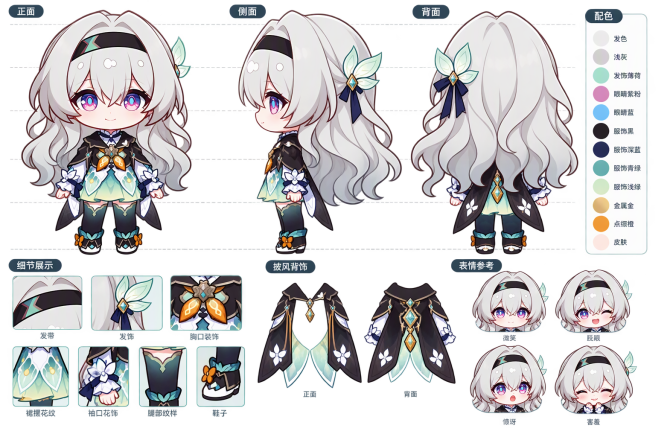
#> input picture character/reference.png, 1311 x 874 px, found by its file name (shown at 1/2 size)
$ python probe_feet.py
#> lines starting #> are read from the running program, lines starting #| are printed output that depends on the picture; after the words box and inside, x2 and y2 are one past the last pixel; in counts of white or black regions, pixels touching at a corner belong together
# -*- coding: utf-8 -*-
"""probe_feet.py —— 确认三立绘的真实底边（y 400 以下是否还有脚/地面），并定位正面立绘的精确 bbox。"""
import sys
import numpy as np
from PIL import Image
from scipy.ndimage import label

sys.stdout.reconfigure(encoding="utf-8")

SRC = r"D:\wd\deepseek-harness\default-workspace\dsh-pet-custom\character\reference.png"
a = np.asarray(Image.open(SRC).convert("RGBA")).astype(int)
rgb = a[:, :, :3]
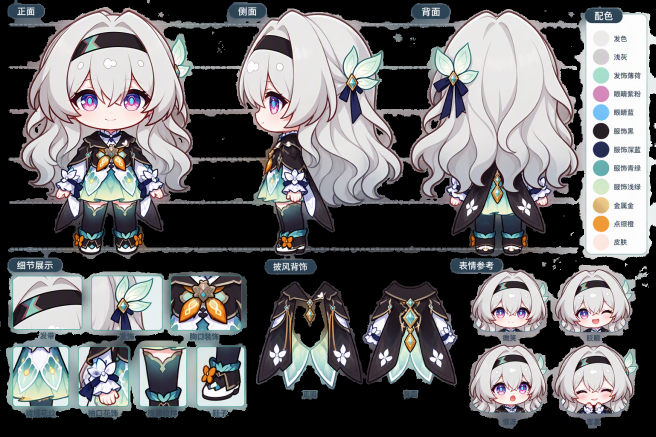
#> rgb: shape (874, 1311, 3) int64 (shown at 1/2 size); mean R, G, B 104.7, 103.8, 105.3
alpha = a[:, :, 3]
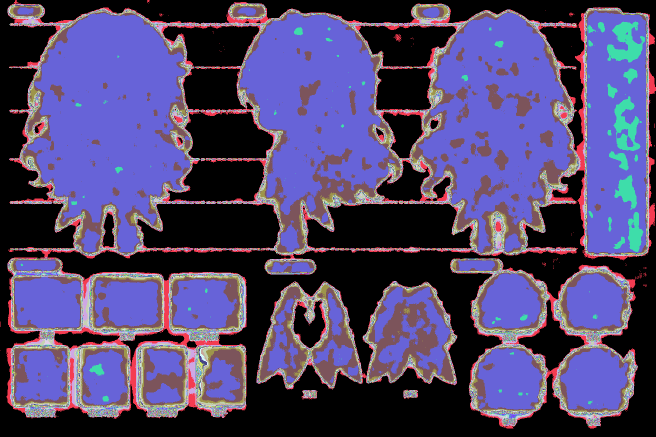
#> alpha: shape (874, 1311) int64 (shown at 1/2 size); 255 distinct labels, from 0 to 254; one colour per label, 0 black

band = alpha[0:560, :] > 16
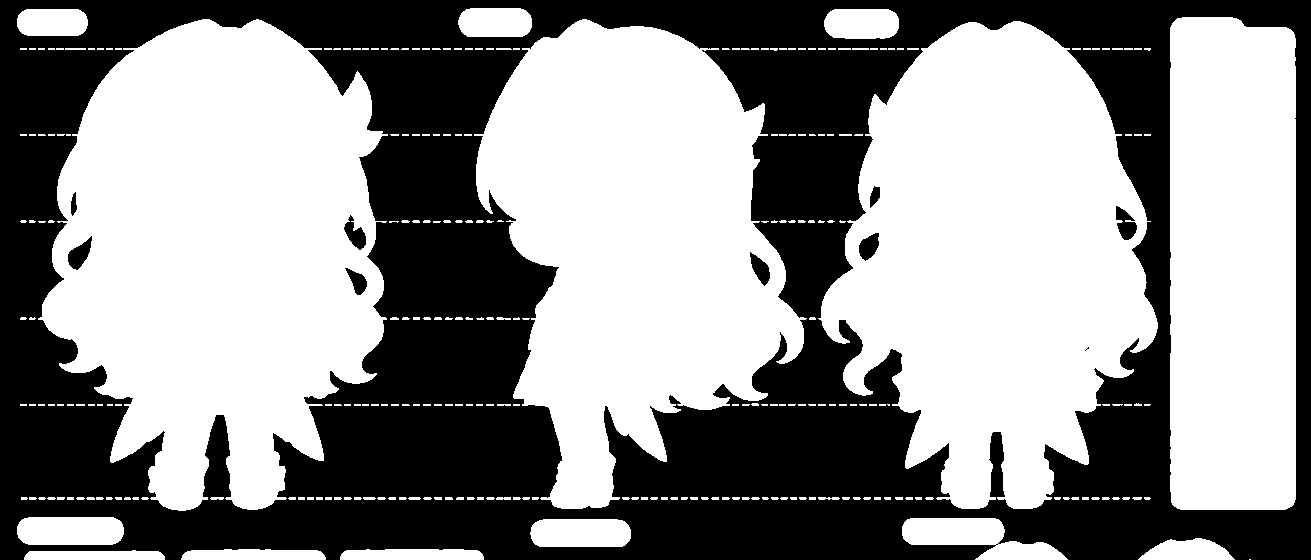
#> band: shape (560, 1311) bool; 56.5% white; 10 black regions (1 under 20 px), largest, box (x1, y1, x2, y2) and area: (0, 0, 1311, 560) 316549, (1116, 206, 1137, 240) 433, (68, 236, 92, 270) 424
lab, n = label(band)
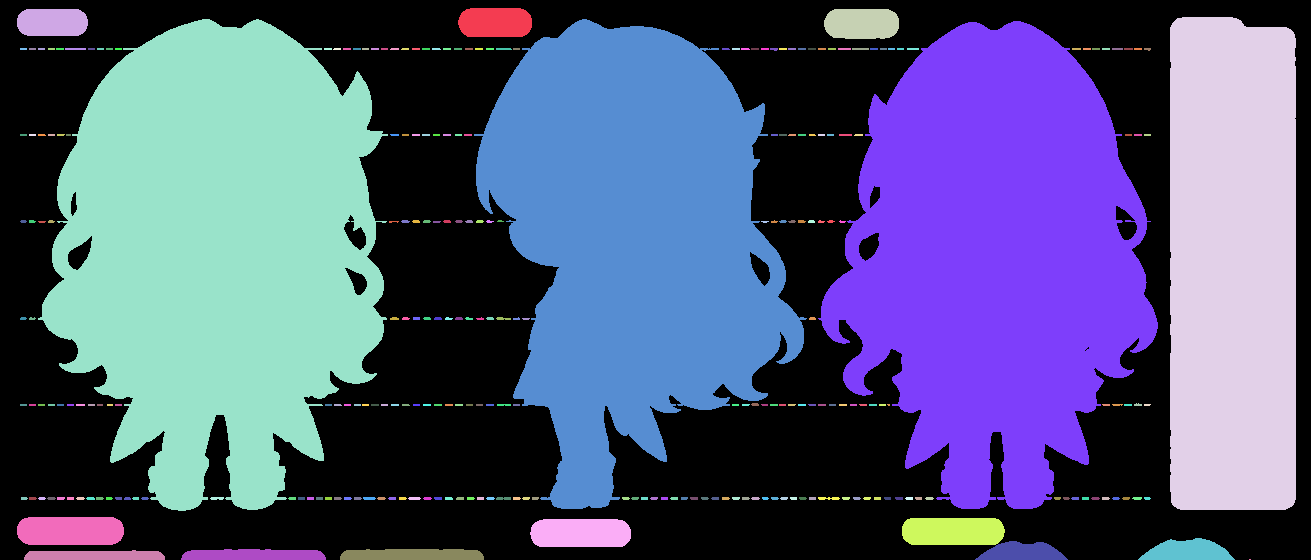
#> lab: shape (560, 1311) int32; 270 distinct labels, from 0 to 269; one colour per label, 0 black
#> n = 269
for l in range(1, n + 1):
    ys, xs = np.where(lab == l)
    if len(ys) < 800:
        continue
    y0, y1, x0, x1 = ys.min(), ys.max() + 1, xs.min(), xs.max() + 1
    print(f"块{l}: bbox x{x0}..{x1} y{y0}..{y1} ({x1-x0}x{y1-y0}px) 面积{len(ys)}")
#> this loop made 269 passes
#> ys on passes 15 to 17: [48, 48, 48, 48, 48, 48, 48, 49, 49, 49, 49, 49, 49, 49], [48, 48, 48, 48, 48, 48, 48, 49, 49, 49, 49, 49, 49, 49], [48, 48, 48, 48, 48, 48, 48, 49, 49, 49, 49, 49, 49, 49]
#| 块1: bbox x458..532 y8..37 (74x29px) 面积1976
#| 块2: bbox x17..88 y9..36 (71x27px) 面积1778
#| 块3: bbox x824..899 y9..39 (75x30px) 面积2053
#| 块4: bbox x1170..1296 y17..510 (126x493px) 面积61331
#| 块5: bbox x38..388 y19..511 (350x492px) 面积120386
#| 块6: bbox x474..807 y19..509 (333x490px) 面积99524
#| 块7: bbox x818..1158 y21..509 (340x488px) 面积108348
#| 块261: bbox x17..124 y517..545 (107x28px) 面积2838
#> (further printed lines are left out)

# 底部区域逐行看正面立绘（x38..388）的 alpha 分布
print("\n正面立绘列带 (x38..388) 底部逐行不透明px 与 x 范围:")
for y in range(440, 561, 8):
    row = alpha[y, 38:388] > 16
    if row.any():
        xs = np.where(row)[0]
        print(f"  y{y:3}: {int(row.sum()):4d}px  x范围 {38+xs.min()}..{38+xs.max()}")
    else:
        print(f"  y{y:3}: 0px")
#> this loop made 16 passes
#|   y440:  167px  x范围 114..320
#|   y448:  145px  x范围 112..322
#|   y456:  135px  x范围 110..323
#|   y464:  107px  x范围 155..278
#|   y472:  115px  x范围 148..285
#|   y480:  108px  x范围 150..283
#|   y488:  113px  x范围 148..284
#|   y496:   93px  x范围 156..276
#> (further printed lines are left out)
